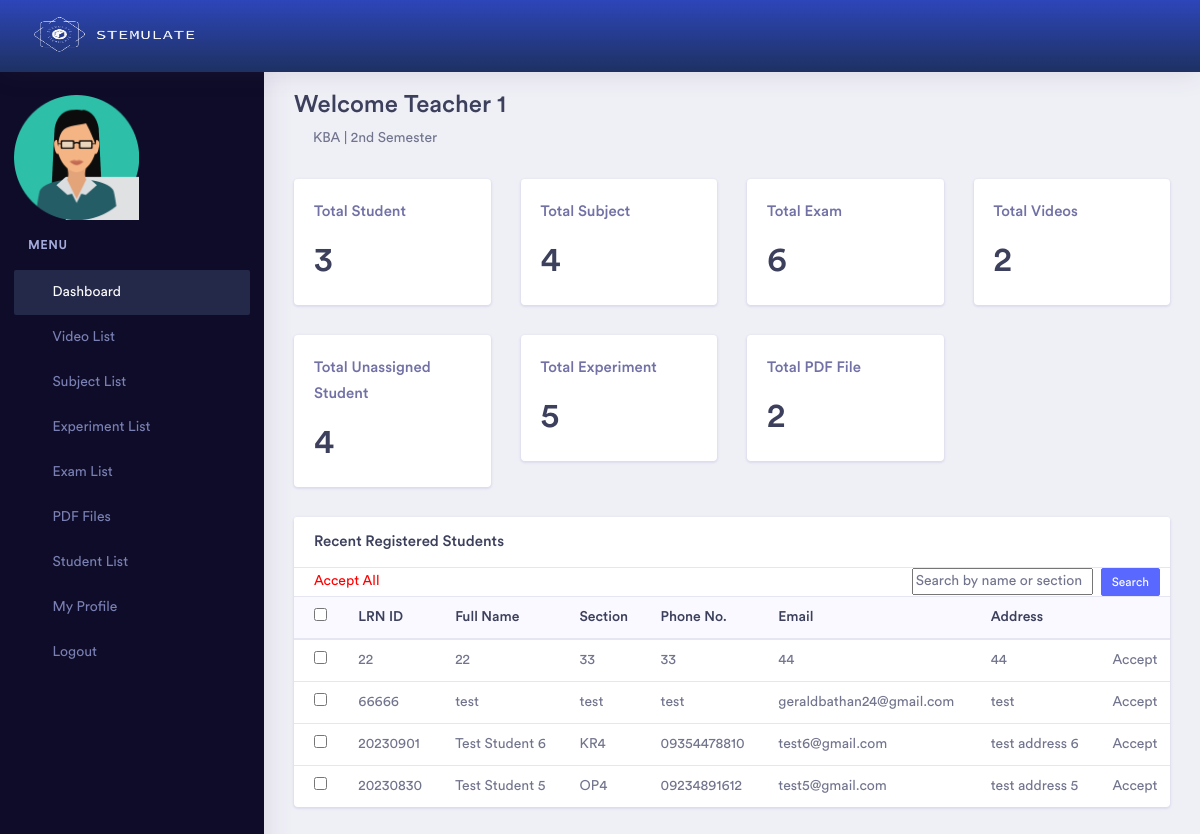
Screenshot of /admin/dashboard.php (signed in) with the database file from the repository.
### tables this page shows
CREATE TABLE `semester` (
  `id` int(11) NOT NULL,
  `name` varchar(255) NOT NULL,
  `status` int(11) NOT NULL,
  `admin_id` int(11) NOT NULL,
  `startDate` date DEFAULT NULL,
  `endDate` date DEFAULT NULL
);

CREATE TABLE `student` (
  `id` int(11) NOT NULL,
  `studentid` varchar(255) NOT NULL,
  `name` varchar(255) NOT NULL,
  `dept` varchar(255) NOT NULL,
  `phoneno` varchar(100) NOT NULL,
  `email` varchar(255) NOT NULL,
  `pass` varchar(255) NOT NULL,
  `address` varchar(255) NOT NULL,
  `status` int(11) NOT NULL,
  `designation` int(11) NOT NULL,
  `image` blob DEFAULT NULL,
  `conPerson` varchar(255) DEFAULT NULL,
  `conNumber` varchar(255) DEFAULT NULL,
  `conAddress` varchar(255) DEFAULT NULL
);

### admin/dashboard.php (the view, shortened to what this page needs)
<?php
    if ($_SESSION['p'] != "") {
?>
<!doctype html>
<html lang="en">
<head>
    <?php include 'head.php'; ?>
</head>
<body>
    <div class="dashboard-main-wrapper">
        <div class="dashboard-header">
            <?php include 'header.php';  ?>
        </div>
        <div class="nav-left-sidebar sidebar-dark">
            <?php include 'left_menu.php'; ?>
        </div>
        <div class="dashboard-wrapper">
            <div class="dashboard-ecommerce">
                <div class="container-fluid dashboard-content ">
                    <div class="row">
                        <div class="col-xl-12 col-lg-12 col-md-12 col-sm-12 col-12">
                            <div class="page-header">
                            <?php if ($_SESSION['u']==='superadmin') { ?>
                                <h2 class="pageheader-title">Welcome to Super Admin Dashboard </h2>
                            <?php } else { ?>
                                <h2 class="pageheader-title">Welcome <?php echo $_SESSION['n']; ?> </h2>
                                <a style="cursor: pointer;" onclick="openPDF()"><i class="fas fa-book mr-2"></i>KBA |  </a>
                                <?php
                                    include 'db.php';
                                    $currentDate = date('Y-m-d');
                                    $query = mysqli_query($link, "SELECT * FROM semester WHERE status = '1' AND '$currentDate' BETWEEN startDate AND endDate");
                                    while($data = mysqli_fetch_array($query)) {
                                        echo "$data[name]";
                                    }
                                ?>
                            <?php } ?>
                            </div>
                        </div>
                    </div>
                    <div class="ecommerce-widget">
                        <div class="row">
                            <div class="col-xl-3 col-lg-6 col-md-6 col-sm-12 col-12">
                                <div class="card">
                                    <div class="card-body">
                                        <h5 class="text-muted">Total Student</h5>
                                        <div class="metric-value d-inline-block">
                                            <h1 class="mb-1">
                                                <?php
                                                    include 'db.php';
                                                    $sl = 0;
                                                    $query = mysqli_query($link, "select * from student where status = '1' and designation  = '$_SESSION[id]'");
                                                    while($data = mysqli_fetch_array($query)) {
                                                        $sl = $sl+1;
                                                    }
                                                    echo $sl;
                                                ?>
                                            </h1>
                                        </div>
                                    </div>
                                </div>
                            </div>
                            <div class="col-xl-3 col-lg-6 col-md-6 col-sm-12 col-12">
                                <div class="card">
                                    <div class="card-body">
                                        <h5 class="text-muted">Total Subject</h5>
                                        <div class="metric-value d-inline-block">
                                            <h1 class="mb-1">
                                                <?php
                                                    include 'db.php';
                                                    $sl = 0;
                                                    $query = mysqli_query($link, "select * from subject where status = '1' and admin_id = '$_SESSION[id]' ");
                                                    while($data = mysqli_fetch_array($query)) {
                                                        $sl = $sl+1;
                                                    }
                                                    echo $sl;
                                                ?>
                                            </h1>
                                        </div>
                                    </div>
                                </div>
                            </div>
                            <div class="col-xl-3 col-lg-6 col-md-6 col-sm-12 col-12">
                                <div class="card">
                                    <div class="card-body">
                                        <h5 class="text-muted">Total Exam</h5>
                                        <div class="metric-value d-inline-block">
                                            <h1 class="mb-1">
                                                <?php
                                                    include 'db.php';
                                                    $sl = 0;
                                                    $query = mysqli_query($link, "select * from exam where status = '1' and admin_id = '$_SESSION[id]'");
                                                    while($data = mysqli_fetch_array($query)) {
                                                        $sl = $sl+1;
                                                    }
                                                    echo $sl;
                                                ?>
                                            </h1>
                                        </div>
                                    </div>
                                </div>
                            </div>
                            <div class="col-xl-3 col-lg-6 col-md-6 col-sm-12 col-12">
                                <div class="card">
                                    <div class="card-body">
                                        <h5 class="text-muted">Total Videos</h5>
                                        <div class="metric-value d-inline-block">
                                            <h1 class="mb-1">
                                                <?php
                                                    include 'db.php';
                                                    $sl = 0;
                                                    $query = mysqli_query($link, "select * from vdo where status = '1' and admin_id = '$_SESSION[id]' ");
                                                    while($data = mysqli_fetch_array($query)) {
                                                        $sl = $sl+1;
                                                    }
                                                    echo $sl;
                                                ?>
                                            </h1>
                                        </div>
                                    </div>
                                </div>
                            </div>
                            <div class="col-xl-3 col-lg-6 col-md-6 col-sm-12 col-12">
                                <div class="card">
                                    <div class="card-body">
                                        <h5 class="text-muted">Total Unassigned Student</h5>
                                        <div class="metric-value d-inline-block">
                                            <h1 class="mb-1">
                                                <?php
                                                    include 'db.php';
                                                    $sl = 0;
                                                    $query = mysqli_query($link, "select * from student where status = '1' and designation = 0 ");
                                                    while($data = mysqli_fetch_array($query)) {
                                                        $sl = $sl+1;
                                                    }
                                                    echo $sl;
                                                ?>
                                            </h1>
                                        </div>
                                    </div>
                                </div>
                            </div>
                            <div class="col-xl-3 col-lg-6 col-md-6 col-sm-12 col-12">
                                <div class="card">
                                    <div class="card-body">
                                        <h5 class="text-muted">Total Experiment</h5>
                                        <div class="metric-value d-inline-block">
                                            <h1 class="mb-1">
                                                <?php
                                                    include 'db.php';
                                                    $sl = 0;
                                                    $query = mysqli_query($link, "select * from experiment where status = '1' and admin_id = '$_SESSION[id]' ");
                                                    while($data = mysqli_fetch_array($query)) {
                                                        $sl = $sl+1;
                                                    }
                                                    echo $sl;
                                                ?>
                                            </h1>
                                        </div>
                                    </div>
                                </div>
                            </div>
                            <div class="col-xl-3 col-lg-6 col-md-6 col-sm-12 col-12">
                                <div class="card">
                                    <div class="card-body">
                                        <h5 class="text-muted">Total PDF File</h5>
                                        <div class="metric-value d-inline-block">
                                            <h1 class="mb-1">
                                                <?php
                                                    include 'db.php';
                                                    $sl = 0;
                                                    $query = mysqli_query($link, "select * from pdf where status = '1' and admin_id = '$_SESSION[id]'");
                                                    while($data = mysqli_fetch_array($query)) {
                                                        $sl = $sl+1;
                                                    }
                                                    echo $sl;
                                                ?>
                                            </h1>
                                        </div>
                                    </div>
                                </div>
                            </div>
                        </div>
                        <div class="row">
                        <div class="col-xl-12 col-lg-12 col-md-6 col-sm-12 col-12">
                            <div class="card">
                                <h5 class="card-header">Recent Registered Students</h5>
                                <div class="card-body p-0">
                                    <div class="table-responsive">
                                    <div class="row">
                                        <div class="col-md-6 d-flex align-items-center">
                                            <a href="" style="color:red; padding-left:20px;" id="assignAllButton">Accept All</a>
                                        </div>
                                        <div class="col-md-6 d-flex align-items-center justify-content-end" style="padding-right: 25px;">
                                            <input type="text" id="searchBox" placeholder="Search by name or section">
                                            <button id="searchButton" class="btn btn-primary btn-xs ml-2">Search</button>
                                        </div>
                                    </div>
                                        <table class="table">
                                            <thead class="bg-light">
                                                <tr>
                                                    <th><input type="checkbox" id="selectAll"></th>
                                                    <th>LRN ID</th>
                                                    <th>Full Name</th>
                                                    <th>Section</th>
                                                    <th>Phone No.</th>
                                                    <th>Email</th>
                                                    <th>Address</th>
                                                    <th>&nbsp;</th>
                                                </tr>
                                            </thead>
                                            <tbody id="tableBody">
                                                <?php
                                                    include 'db.php';
                                                    $query = mysqli_query($link, "select * from student where designation = 0 and status = '1' order by id desc limit 10");
                                                    while($data = mysqli_fetch_array($query)) {
                                                ?>
                                                <tr>
                                                    <td><input type="checkbox" class="checkBox" style="padding-left: 10px;" value="<?php echo $data['id']; ?>"></td>
                                                    <td><?php echo $data['studentid']; ?></td>
                                                    <td><?php echo $data['name']; ?></td>
                                                    <td><?php echo $data['dept']; ?></td>
                                                    <td><?php echo $data['phoneno']; ?></td>
                                                    <td><?php echo $data['email']; ?></td>
                                                    <td><?php echo $data['address']; ?></td>
                                                    <td>
                                                        <a class="assignButton" href="#" data-studentid="<?php echo $data['id']; ?>" onclick="assignStudent(this); return false;">Accept</a>
                                                    </td>
                                                </tr>
                                                <?php } ?>
                                            </tbody>
                                        </table>
                                    </div>
                                </div>
                            </div>
                        </div>
                        </div>
                    </div>
                </div>
            </div>
        </div>
    </div>
</body>
</html>
<?php
} else {
    echo "<script>";
    echo "self.location='index.php?msg=<font color=red>Please Login First.</font>';";
    echo "</script>";
}
?>

### rows the page displays
semester: name "2nd Semester"
student: studentid "22", name "22", dept "33", phoneno "33", email "44", address "44"
student: studentid "66666", name "test", dept "test", phoneno "test", email "geraldbathan24@gmail.com", address "test"
student: studentid "20230901", name "Test Student 6", dept "KR4", phoneno "09354478810", email "test6@gmail.com", address "test address 6"
student: studentid "20230830", name "Test Student 5", dept "OP4", phoneno "09234891612", email "test5@gmail.com", address "test address 5"

### other values shown
$_SESSION['n'] "Teacher 1"
$sl "3"
$sl "4"
$sl "6"
$sl "2"
$sl "5"
